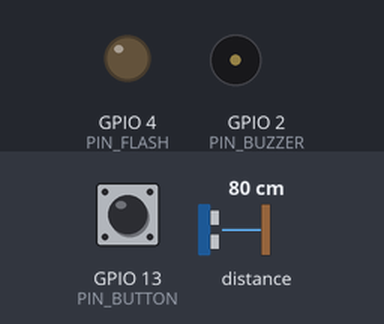
Recording of a sketch running on a simulated ESP32. Shown: output pins drawn as LEDs (lit = HIGH), buzzer (waves = sounding, pin HIGH). The test bench sets the inputs (shaded band); at power-on: GPIO 13 (PIN_BUTTON) HIGH, distance to the obstacle 80 cm. WiFi joins after 1.5 s; servers stay silent unless stated; uploads are accepted with an empty reply; the camera gives no picture; what the sketch prints to the serial monitor is not drawn.

Above: at 3.2 s.
3.3 s: GPIO 13 (PIN_BUTTON) pulled LOW for 0.15 s
At 4.6 s:
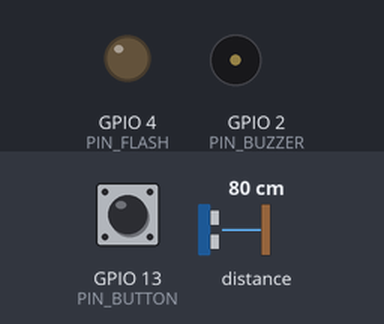
6.3 s: distance to the obstacle set to 16 cm
At 8.34 s:
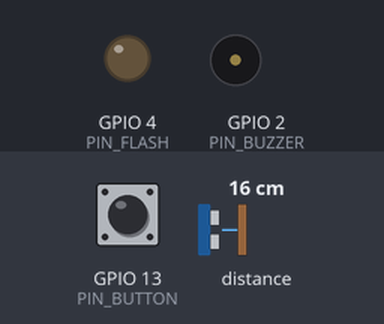
9.3 s: distance to the obstacle set to 12 cm
10.8 s: distance to the obstacle set to 60 cm
At 11.01 s:
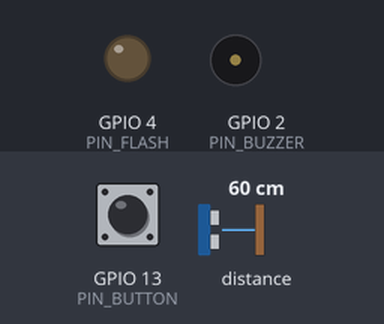
13.8 s: distance to the obstacle set to 2 cm
15.3 s: GPIO 13 (PIN_BUTTON) pulsed LOW 2 times (0.12 s each, 0.3 s apart)
At 18.5 s:
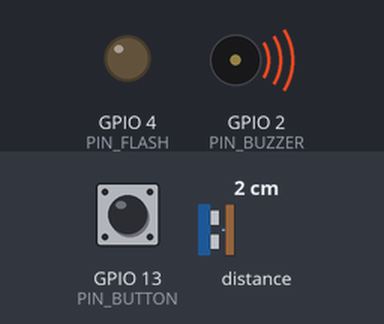
Timing chart, 0 to 19.3 s (numbered marks = the images above; inputs shaded):
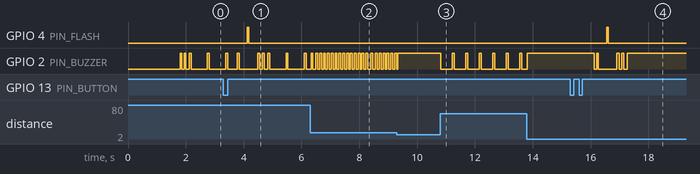

Measured:
- after the input at 3.3 s, GPIO 4 (PIN_FLASH): LOW → HIGH after 0.82 s, → LOW 0.06 s later
- after the input at 6.3 s, GPIO 2 (PIN_BUZZER): alternates HIGH for 0.07 s and LOW for 0.07 s, starting at once
- after the input at 9.3 s, GPIO 2 (PIN_BUZZER): goes on until 9.3 s, then stays HIGH
- after the input at 10.8 s, GPIO 2 (PIN_BUZZER): alternates HIGH for 0.07 s and LOW for 0.40 s, starting at once
- after the input at 15.3 s, GPIO 4 (PIN_FLASH): LOW → HIGH after 1.3 s, → LOW 0.06 s later

The sketch:

SUNEO_ESP32_CAM.ino
```cpp
/*
  NETRA / SUNEO smart cap - ESP32-CAM firmware

  Board     : AI Thinker ESP32-CAM  (esp32 core 3.x)
  Tools     : PSRAM = Enabled, Partition Scheme = Huge APP (3MB No OTA)
  Library   : "VL53L0X" by Pololu (Library Manager)

  Wiring
    Button        : GPIO13 -> button -> GND
    Lidar VL53L0X : SDA = GPIO14, SCL = GPIO15, VIN = 5V, GND = GND
    Active buzzer : GPIO2 (+)  ->  GND

  What it does
    - Button clicks : 1 click  = scene description
                      2 clicks = OCR (read text)
                      3 clicks = SOS
                      Takes a photo and POSTs the JPEG to SERVER_URL with
                      headers  X-Click-Type (scene / ocr / sos)  and  X-Device-Id
    - Lidar         : obstacle closer than ALERT_MM => buzzer beeps
                      (closer = faster beeps, very close = continuous)
    - Feedback beeps: N short (1-3) = N clicks detected
                      2 short       = photo sent OK
                      1 long        = failed (wifi / camera / server)

  Note: ESP32 cannot use "localhost". SERVER_URL must be the PC's LAN IP,
        and the Python server must run with host="0.0.0.0".
*/

#include <WiFi.h>
#include <WiFiClientSecure.h>
#include <HTTPClient.h>
#include <Wire.h>
#include <VL53L0X.h>
#include "esp_camera.h"
#include "img_converters.h"

// ================= USER SETTINGS =================
#include "secrets.h"

const char* WIFI_SSID = SUNEO_WIFI_SSID;
const char* WIFI_PASS = SUNEO_WIFI_PASS;
const char* SERVER_URL = SUNEO_SERVER_URL;
const char* DEVICE_ID  = "cap-01";
const bool  USE_FLASH  = true;   // true = onboard white LED lights up while taking photo
const int   ALERT_MM   = 1000;   // obstacle alert distance in mm
const uint32_t CLICK_WINDOW_MS = 450;  // wait this long after last click for more clicks
// =================================================

#define PIN_BUTTON 13
#define PIN_BUZZER 2
#define PIN_FLASH  4
#define PIN_SDA    14
#define PIN_SCL    15

VL53L0X lidar;
bool lidarOk = false;
bool camOk   = false;

// ---------- buzzer helpers ----------
void beep(int ms) {
  digitalWrite(PIN_BUZZER, HIGH);
  delay(ms);
  digitalWrite(PIN_BUZZER, LOW);
}

void beepN(int n, int ms = 80) {
  for (int i = 0; i < n; i++) {
    beep(ms);
    delay(80);
  }
}

// ---------- camera ----------
bool initCamera(pixformat_t fmt) {
  camera_config_t c = {};
  c.ledc_channel = LEDC_CHANNEL_0;
  c.ledc_timer   = LEDC_TIMER_0;
  c.pin_d0 = 5;   c.pin_d1 = 18;  c.pin_d2 = 19;  c.pin_d3 = 21;
  c.pin_d4 = 36;  c.pin_d5 = 39;  c.pin_d6 = 34;  c.pin_d7 = 35;
  c.pin_xclk  = 0;
  c.pin_pclk  = 22;
  c.pin_vsync = 25;
  c.pin_href  = 23;
  c.pin_sccb_sda = 26;
  c.pin_sccb_scl = 27;
  c.pin_pwdn  = 32;
  c.pin_reset = -1;
  c.xclk_freq_hz = 20000000;
  c.pixel_format = fmt;
  c.jpeg_quality = 12;
  c.grab_mode = CAMERA_GRAB_LATEST;

  if (psramFound()) {
    c.frame_size  = (fmt == PIXFORMAT_JPEG) ? FRAMESIZE_SVGA : FRAMESIZE_VGA;  // 800x600 for JPEG
    c.fb_count    = 2;
    c.fb_location = CAMERA_FB_IN_PSRAM;
  } else {
    c.frame_size  = FRAMESIZE_VGA;
    c.fb_count    = 1;
    c.fb_location = CAMERA_FB_IN_DRAM;
  }

  esp_err_t err = esp_camera_init(&c);
  if (err != ESP_OK) {
    Serial.printf("Camera init failed (0x%x) with format %d\n", err, (int)fmt);
    return false;
  }
  return true;
}

void setupCamera() {
  camOk = initCamera(PIXFORMAT_JPEG);
  if (!camOk) {
    // some cheap sensors have no JPEG engine: fall back to RGB565 and convert in software
    esp_camera_deinit();
    Serial.println("JPEG not supported, trying RGB565 fallback...");
    camOk = initCamera(PIXFORMAT_RGB565);
  }
  if (camOk) {
    sensor_t* s = esp_camera_sensor_get();
    Serial.printf("Camera OK, sensor PID: 0x%x\n", s->id.PID);
  } else {
    Serial.println("CAMERA FAILED - check ribbon cable and PSRAM setting");
  }
}

// ---------- wifi ----------
bool connectWiFi(uint32_t timeoutMs = 15000) {
  if (WiFi.status() == WL_CONNECTED) return true;
  WiFi.mode(WIFI_STA);
  WiFi.begin(WIFI_SSID, WIFI_PASS);
  Serial.print("WiFi connecting");
  uint32_t t = millis();
  while (WiFi.status() != WL_CONNECTED && millis() - t < timeoutMs) {
    delay(250);
    Serial.print(".");
  }
  Serial.println();
  if (WiFi.status() == WL_CONNECTED) {
    WiFi.setSleep(false);
    Serial.print("WiFi OK, IP: ");
    Serial.println(WiFi.localIP());
    return true;
  }
  Serial.println("WiFi failed");
  return false;
}

// ---------- capture + upload ----------
bool captureAndSend(const char* clickType) {
  if (!camOk) {
    Serial.println("Camera not ready");
    return false;
  }
  if (!connectWiFi()) return false;

  if (USE_FLASH) digitalWrite(PIN_FLASH, HIGH);
  camera_fb_t* fb = esp_camera_fb_get();
  if (USE_FLASH) digitalWrite(PIN_FLASH, LOW);

  if (!fb) {
    Serial.println("Capture failed");
    return false;
  }

  uint8_t* jpg = fb->buf;
  size_t len = fb->len;
  bool converted = false;
  if (fb->format != PIXFORMAT_JPEG) {
    if (!frame2jpg(fb, 80, &jpg, &len)) {
      Serial.println("JPEG conversion failed");
      esp_camera_fb_return(fb);
      return false;
    }
    converted = true;
  }

  Serial.printf("Sending %u bytes (%s) to %s\n", (unsigned)len, clickType, SERVER_URL);

  HTTPClient http;
  WiFiClient client;
  WiFiClientSecure sclient;
  if (String(SERVER_URL).startsWith("https")) {
    sclient.setInsecure();               // fine for hackathon demo
    http.begin(sclient, SERVER_URL);
  } else {
    http.begin(client, SERVER_URL);
  }
  http.setTimeout(20000);
  http.addHeader("Content-Type", "image/jpeg");
  http.addHeader("X-Device-Id", DEVICE_ID);
  http.addHeader("X-Click-Type", clickType);   // scene / ocr / sos

  int code = http.POST(jpg, len);
  if (code > 0) {
    Serial.printf("Server replied %d: %s\n", code, http.getString().c_str());
  } else {
    Serial.printf("POST failed: %s\n", http.errorToString(code).c_str());
  }
  http.end();

  if (converted) free(jpg);
  esp_camera_fb_return(fb);

  return code >= 200 && code < 300;
}

// ---------- button: 1 click = scene, 2 = ocr, 3 = sos ----------
void onClicks(int n) {
  const char* type;
  if (n == 1)      type = "scene";
  else if (n == 2) type = "ocr";
  else             type = "sos";      // 3 or more

  Serial.printf("Clicks: %d -> %s\n", n, type);
  digitalWrite(PIN_BUZZER, LOW);
  beepN(n > 3 ? 3 : n, 60);           // confirm how many clicks were detected
  delay(200);
  bool ok = captureAndSend(type);
  delay(100);
  if (ok) beepN(2, 80);
  else    beep(500);
}

void handleButton() {
  static bool prev = HIGH;
  static uint32_t tChange = 0;        // debounce
  static uint32_t lastPress = 0;
  static int clicks = 0;

  bool cur = digitalRead(PIN_BUTTON);
  uint32_t now = millis();

  if (cur != prev && now - tChange > 40) {
    tChange = now;
    prev = cur;
    if (cur == LOW) {                 // button pressed
      clicks++;
      lastPress = now;
    }
  }
  // button released and click window over => clicks are final
  if (clicks > 0 && cur == HIGH && now - lastPress > CLICK_WINDOW_MS) {
    int n = clicks;
    clicks = 0;
    onClicks(n);
  }
}

// ---------- lidar obstacle alert ----------
void handleLidar() {
  static uint32_t lastChange = 0;
  static bool buzzOn = false;
  if (!lidarOk) return;

  uint16_t mm = lidar.readRangeContinuousMillimeters();
  if (lidar.timeoutOccurred() || mm > ALERT_MM) {
    digitalWrite(PIN_BUZZER, LOW);
    buzzOn = false;
    return;
  }
  if (mm < 150) {                    // very close: continuous tone
    digitalWrite(PIN_BUZZER, HIGH);
    buzzOn = true;
    return;
  }

  uint32_t gap = map(mm, 150, ALERT_MM, 60, 700);   // pause between beeps
  uint32_t now = millis();
  if (buzzOn && now - lastChange >= 40) {
    digitalWrite(PIN_BUZZER, LOW);
    buzzOn = false;
    lastChange = now;
  } else if (!buzzOn && now - lastChange >= gap) {
    digitalWrite(PIN_BUZZER, HIGH);
    buzzOn = true;
    lastChange = now;
  }
}

// ---------- main ----------
void setup() {
  Serial.begin(115200);
  Serial.println("\nSUNEO cap starting...");

  pinMode(PIN_BUZZER, OUTPUT);
  digitalWrite(PIN_BUZZER, LOW);
  pinMode(PIN_FLASH, OUTPUT);
  digitalWrite(PIN_FLASH, LOW);
  pinMode(PIN_BUTTON, INPUT_PULLUP);

  setupCamera();                     // camera first, then our own I2C

  Wire.begin(PIN_SDA, PIN_SCL);
  lidar.setTimeout(500);
  if (lidar.init()) {
    lidar.startContinuous();
    lidarOk = true;
    Serial.println("Lidar OK");
  } else {
    Serial.println("Lidar NOT found - check SDA/SCL/VIN wiring");
  }

  connectWiFi();

  if (camOk && lidarOk) beepN(2, 60);   // ready
  else                  beep(800);      // something failed, see Serial Monitor
}

void loop() {
  handleButton();
  handleLidar();
}
```

secrets.h
```cpp
#pragma once

#define SUNEO_WIFI_SSID "YOUR_WIFI_NAME"
#define SUNEO_WIFI_PASS "YOUR_WIFI_PASSWORD"
#define SUNEO_SERVER_URL "http://YOUR_LAPTOP_IP:5000/capture"
```
